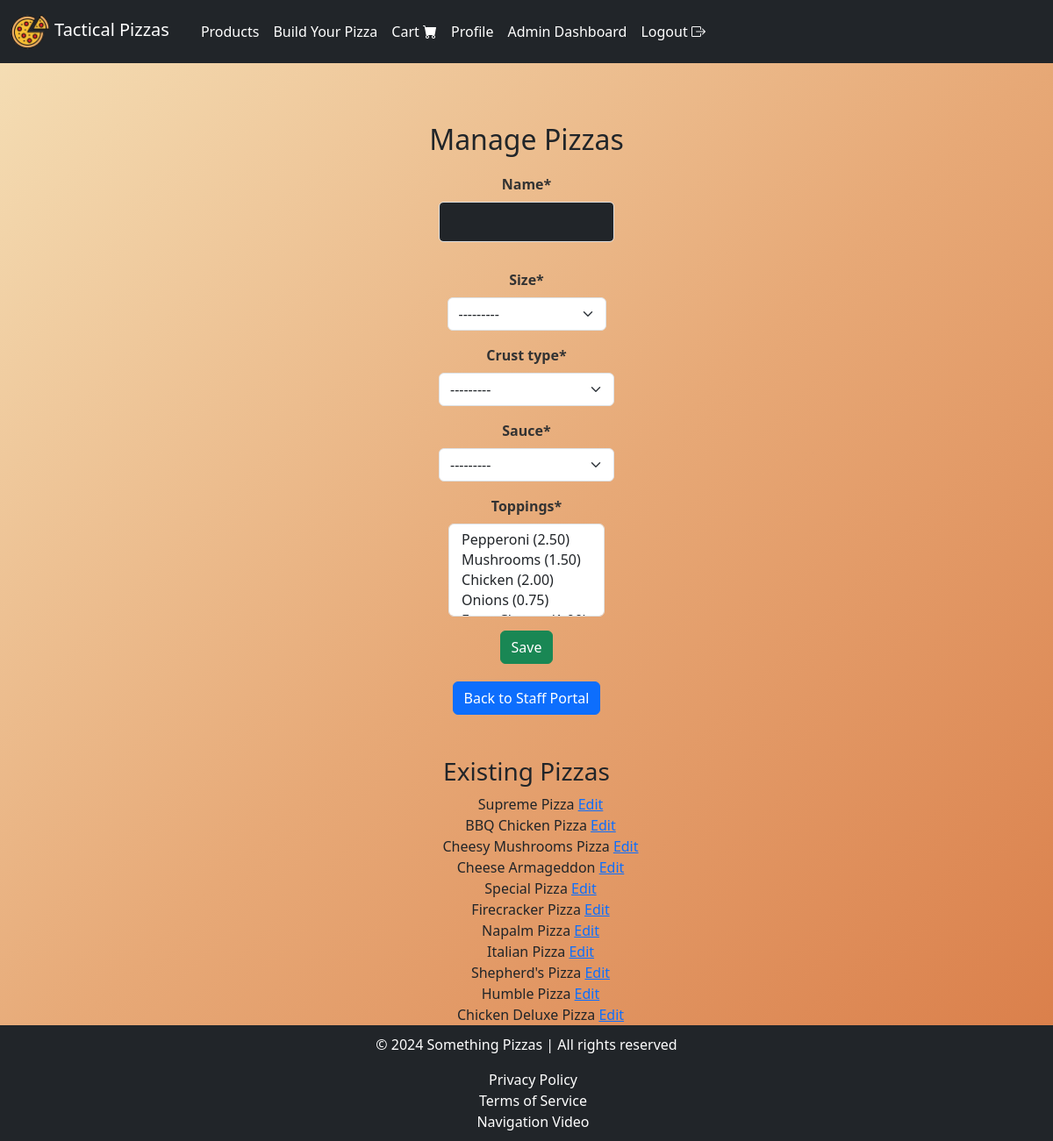
/products/staff/manage_pizzas/ (signed in), run on the app's committed database.
### products/models.py (models this page shows, shortened)
class Size(models.Model):
    name = models.CharField(max_length=20)
    multiplier = models.DecimalField(max_digits=4, decimal_places=2)  # Price multiplier based on size
    size_id = models.CharField(max_length=10, unique=True, blank=True, editable=False)
    def __str__(self):
        return f"{self.name} ({self.multiplier})"

class Pizza(models.Model):
    name = models.CharField(max_length=100)
    size = models.ForeignKey('Size', on_delete=models.CASCADE)
    crust_type = models.ForeignKey('Crust', on_delete=models.CASCADE)
    sauce = models.ForeignKey('Sauce', on_delete=models.CASCADE)
    toppings = models.ManyToManyField('Topping', related_name='pizzas')
    image = models.ImageField(upload_to='pizzas/', null=True, blank=True)

### products/views.py (the view)
# urls.py: path('staff/manage_pizzas/', views.manage_pizzas, name='manage_pizzas'),
@cache_control(no_cache=True, must_revalidate=True, no_store=True)
@user_passes_test(staff_required)
def manage_pizzas(request):
    if request.method == "POST":
        form = PizzaForm(request.POST, request.FILES)
        if form.is_valid():
            form.save()
            messages.success(request, "Pizza saved successfully.")
            return redirect('manage_pizzas')
    else:
        form = PizzaForm()
    pizzas = Pizza.objects.all()
    return render(request, 'staff/manage_pizzas.html', {
        'form': form,
        'pizzas': pizzas,
    })

### products/forms.py
class PizzaForm(ModelForm):
    class Meta:
        model = Pizza
        fields = ['name', 'size', 'crust_type', 'sauce', 'toppings']

### products/models.py (called while the page is built)
    def __str__(self):
        return f"{self.name} ({self.extra_price})"

    def __str__(self):
        return f"{self.name} ({self.extra_price})"

    def __str__(self):
        return f"{self.type} ({self.extra_price})"

### products/views.py (called while the page is built)
def staff_required(user):
    return user.is_staff

### products/templates/staff/manage_pizzas.html (shortened to what this page needs)
{% extends "layout.html" %}
{% load static %}
{% load crispy_forms_tags %}
{% block navbar %}
    {% include "navbar.html" %}
{% endblock %}
{% block body %}
<div class="container my-5">
    <h2>Manage Pizzas</h2>
    <form method="post" enctype="multipart/form-data">
        {{ form|crispy }}
        <button type="submit" class="btn btn-success">Save</button>
    </form>
    <a class="btn btn-primary" href="{% url 'staff_portal' %}">Back to Staff Portal</a>
    <h3 class="mt-5">Existing Pizzas</h3>
    <ul>
        {% for pizza in pizzas %}
        <div>{{ pizza.name }}
            <a href="{% url 'edit_pizza' pizza.id %}">Edit</a>
        </div>
        {% endfor %}
    </ul>
</div>
{% endblock %}
{% block footer %}
    {% include "footer.html" %}
{% endblock %}

### static/css/styles.css (style rules this page uses)
body { background: linear-gradient(135deg, #f5e0b7 0%, #e7a977 50%, #d97b46 100%); color: #2c2c2c; margin: 0; padding: 0; font-family: "Poppins", Arial, sans-serif; min-height: 100vh; overflow-x: hidden; background-attachment: fixed; }
.container { padding: 20px; border-radius: 10px; max-width: 600px; margin: 20px auto; position: relative; text-align: center; }
.btn-primary { background-color: #007bff; color: #fff; }
.btn-success { background-color: #28a745; color: #fff; }
form { margin: 20px auto; display: flex; flex-direction: column; align-items: center; justify-content: center; max-width: 200px; }
form .form-control { background-color: #212529; color: #fff; border: 1px solid #ddd; padding: 10px; font-size: 1rem; border-radius: 5px; width: 100%; max-width: 500px; margin-bottom: 15px; }
form label { color: #333; font-weight: bold; margin-bottom: 5px; text-align: center; }
form .form-control::placeholder { color: #bec4c9; }

### data on the page
Size: size "---------"
Pizza: name "Supreme Pizza"
Pizza: name "BBQ Chicken Pizza"
Pizza: name "Cheesy Mushrooms Pizza"
Pizza: name "Cheese Armageddon"
Pizza: name "Special Pizza"
Pizza: name "Firecracker Pizza"
Pizza: name "Napalm Pizza"
Pizza: name "Italian Pizza"
Pizza: name "Shepherd's Pizza"
Pizza: name "Humble Pizza"
Pizza: name "Chicken Deluxe Pizza"
